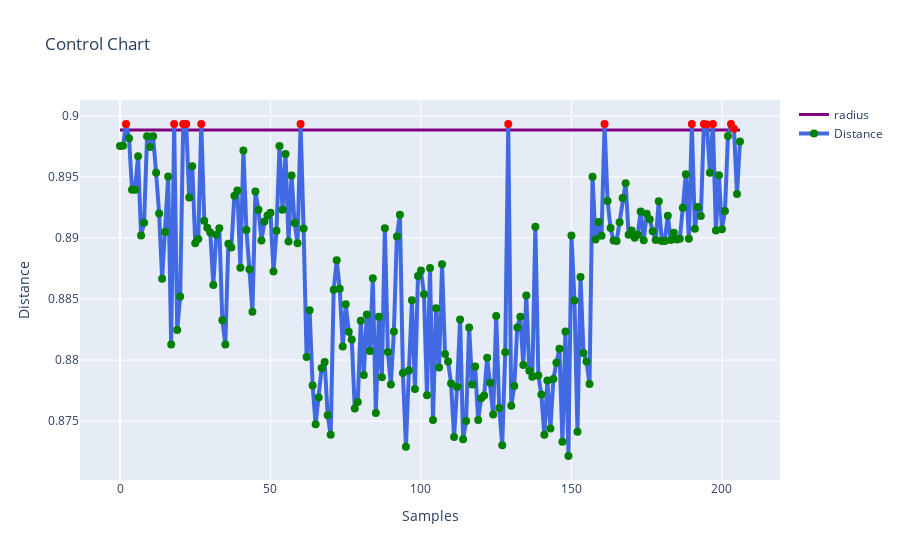

This figure's notebook cell:
### Code cell
"""
An example for SVDD model fitting with negataive samples
"""

import numpy as np
from src.BaseSVDD import BaseSVDD

# create 100 points with 2 dimensions
# n = 100
# dim = 2
# X = np.r_[np.random.randn(n, dim)]

X = np.array(df_test)

# svdd object using rbf kernel
svdd = BaseSVDD(C=1.0, gamma=0.1, kernel='rbf', display='on')

# fit the SVDD model
svdd.fit(X,bs_size = 500 , alpha = 0.05)

# predict the label
y_predict = svdd.predict(X)

# plot the boundary
# svdd.plot_boundary(X)

# plot the distance
radius = svdd.radius_2
distance = svdd.get_distance(X)
svdd.plot_distance(radius, distance)

### Figure 1 — Plotly figure (JSON) as saved in the notebook; plotly's stock layout.template omitted (floating-point values rounded to 4 significant figures; data arrays with more than 128 entries replaced by an {"elided": "..."} marker saying what was removed)
{"data": [{"line": {"color": "purple", "width": 3}, "mode": "lines", "name": "radius", "type": "scatter", "x": {"elided": "207 int values"}, "y": {"elided": "207 float values"}}, {"line": {"color": "royalblue", "width": 4}, "marker": {"color": {"elided": "207 str values"}, "size": 8}, "mode": "lines+markers", "name": "Distance", "type": "scatter", "x": {"elided": "207 int values"}, "y": {"elided": "207 float values"}}], "layout": {"title": {"text": "Control Chart"}, "xaxis": {"title": {"text": "Samples"}}, "yaxis": {"title": {"text": "Distance"}}}}
